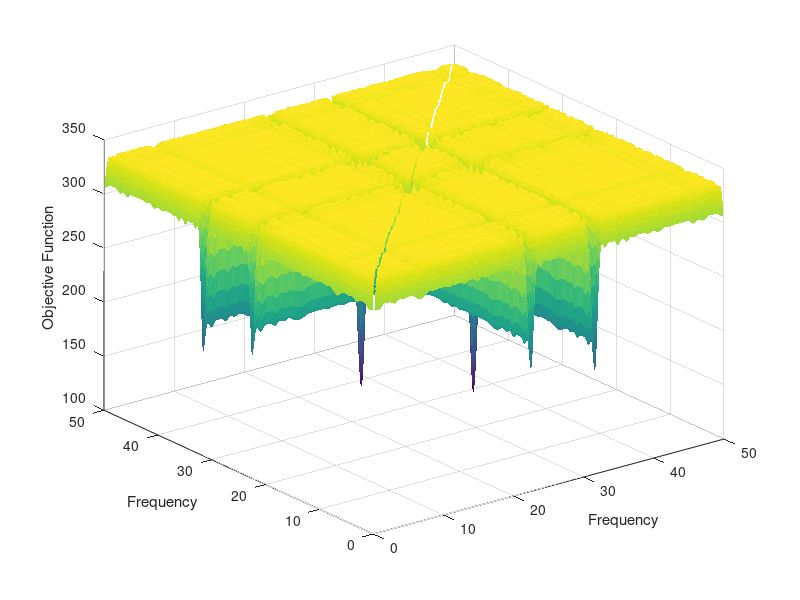

This chart was generated by the following MATLAB code:
clc
close all
clearvars

%% Create a chirp

fs = 100;
Td = 1;
Nc = 2; 

N = Td * fs;


% Parameters
f01 = 31.5;
f02 = 22.5;
t   =   (0:1/fs:Td-1/fs).';
ym  = exp(2*pi*1j * f01 * t) + exp(2*pi*1j * f02 * t) + 1 * complex(randn(N,1), rand(N,1));

% 1. Grid of parameters
f = 0:0.1:fs/2;

J = zeros(numel(f),1);
H = zeros(N, Nc);

for i = 1:numel(f)
    H(:,1) = exp(2*pi*1j * f(i) * t);
    for j = 1:numel(f)   
        H(:,2) = exp(2*pi*1j * f(j) * t);       
        
        P  = H * inv(H' * H) * H';
        Po = eye(N,N) - P;
        J(i, j) = real(ym' * Po * ym);
    end
end


%% Plots

close all

[X, Y] = meshgrid(f, f);
surf(X, Y, J,'EdgeColor','none');
xlabel('Frequency');
ylabel('Frequency');
zlabel('Objective Function');
